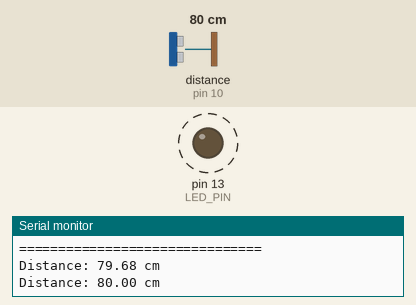
Simulated run of this sketch. Board: Arduino Uno, built with avr-gcc and run on an emulated ATmega328P. Shown: output pins drawn as LEDs (lit = HIGH), the last lines printed to the serial monitor. Wiring (inferred from the names in the program): ultrasonic range finder: trigger pin 9; echo pin 10. Dashed ring = blinking. The inputs (shaded band) are chosen by the test bench; at power-on: distance to the obstacle (sensor on pin 10) 80 cm. The echo pulse lasts 58.3 µs per cm; pins used as bus, display or sensor lines are not drawn.

Above: at 2.1 s.
2.2 s: distance to the obstacle (sensor on pin 10) set to 4 cm
At 3.38 s:
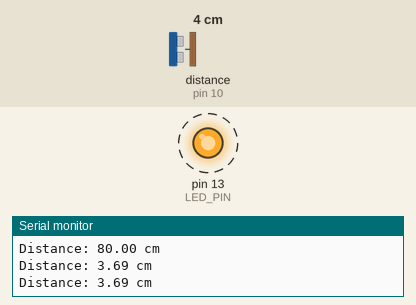
5.7 s: distance to the obstacle (sensor on pin 10) set to 2 cm
At 7.4 s:
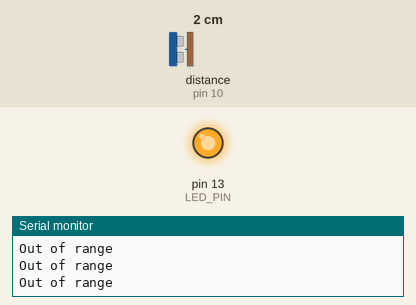
8.1 s: distance to the obstacle (sensor on pin 10) set to 9 cm
At 8.7 s:
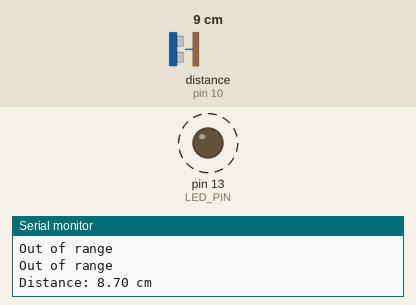
Timing chart, 0 to 17.7 s (numbered marks = the images above; inputs shaded):
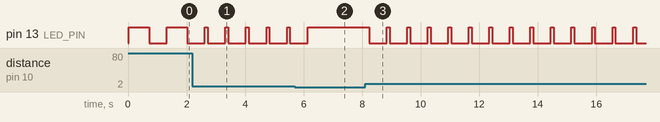

The sketch:

ultrasonic_distance.ino
```cpp
/*
 * Ultrasonic Distance Measurement
 * Measures distance using HC-SR04 sensor
 *
 * Components:
 * - Arduino Board
 * - HC-SR04 Ultrasonic Sensor
 * - LED (optional)
 *
 * Connections:
 * HC-SR04 VCC  -> 5V
 * HC-SR04 GND  -> GND
 * HC-SR04 TRIG -> Pin 9
 * HC-SR04 ECHO -> Pin 10
 */

// Pin Definitions
const int TRIG_PIN = 9;
const int ECHO_PIN = 10;
const int LED_PIN = 13;  // Optional indicator LED

// Constants
const float SOUND_SPEED = 0.0343;  // cm/μs at 20°C
const int MAX_DISTANCE = 400;      // Maximum measurable distance (cm)
const int MIN_DISTANCE = 2;        // Minimum measurable distance (cm)

// Variables
float distance = 0;
float duration = 0;

void setup() {
  // Initialize pins
  pinMode(TRIG_PIN, OUTPUT);
  pinMode(ECHO_PIN, INPUT);
  pinMode(LED_PIN, OUTPUT);

  // Initialize serial
  Serial.begin(9600);

  Serial.println("Ultrasonic Distance Measurement");
  Serial.println("===============================");
}

void loop() {
  // Clear trigger pin
  digitalWrite(TRIG_PIN, LOW);
  delayMicroseconds(2);

  // Set trigger pin HIGH for 10μs
  digitalWrite(TRIG_PIN, HIGH);
  delayMicroseconds(10);
  digitalWrite(TRIG_PIN, LOW);

  // Read echo pin duration
  duration = pulseIn(ECHO_PIN, HIGH);

  // Calculate distance
  distance = (duration * SOUND_SPEED) / 2;

  // Validate distance reading
  if (distance >= MAX_DISTANCE || distance <= MIN_DISTANCE) {
    Serial.println("Out of range");
    digitalWrite(LED_PIN, HIGH);  // Error indicator
  } else {
    // Print distance
    Serial.print("Distance: ");
    Serial.print(distance);
    Serial.println(" cm");

    // Blink LED based on distance
    blinkLEDBasedOnDistance(distance);
  }

  delay(500);  // Wait before next measurement
}

void blinkLEDBasedOnDistance(float dist) {
  // Blink pattern changes based on distance
  digitalWrite(LED_PIN, HIGH);

  if (dist < 10) {
    delay(100);  // Fast blink for close objects
  } else if (dist < 50) {
    delay(300);  // Medium blink
  } else {
    delay(700);  // Slow blink for far objects
  }

  digitalWrite(LED_PIN, LOW);
  delay(100);
}
```

traffic_light.ino
```cpp

```

Measured:
- the behaviour switches between 3 and 2 cm on distance to the obstacle (sensor on pin 10) (found by bisection; images 1 and 2)
- after the input at 2.2 s, pin 13 (LED_PIN): alternates HIGH for 0.10 s and LOW for 0.60 s, starting after 0.53 s
- after the input at 5.7 s, pin 13 (LED_PIN): goes on until 6.1 s, then stays HIGH
- after the input at 8.1 s, pin 13 (LED_PIN): alternates HIGH for 0.10 s and LOW for 0.60 s, starting after 0.14 s
- by itself, pin 13 (LED_PIN): alternates HIGH for 0.70 s and LOW for 0.61 s
